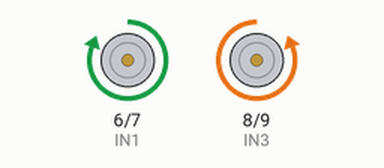
This sketch was run on a simulated Arduino Uno, built with avr-gcc and run on an emulated ATmega328P. On the bench: motor-driver pin pairs drawn as motors (green arrow = first pin HIGH = forward, orange = second pin HIGH = backward, longer = more drive, scaled by the enable pin).

Above: at 0.2 s.
At 1.2 s:
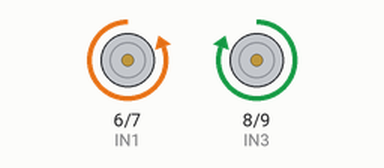
At 3.7 s:
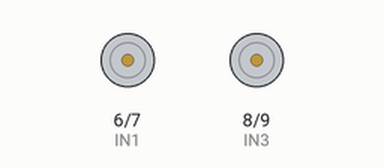
Timing chart, 0 to 4.6 s (numbered marks = the images above):
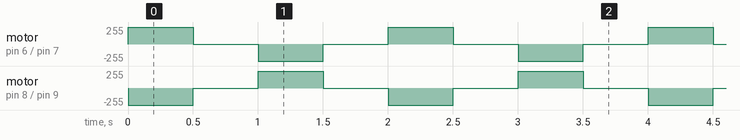

Measured:
- by itself, motor on pin 6 (IN1) / pin 7 (IN2): repeats every 2.0 s: stopped 0.50 s, backward 255/255 0.50 s, stopped 0.50 s, forward 255/255 0.50 s
- by itself, motor on pin 8 (IN3) / pin 9 (IN4): repeats every 2.0 s: stopped 0.50 s, forward 255/255 0.50 s, stopped 0.50 s, backward 255/255 0.50 s

The sketch:

Forward_Back.ino
```cpp
int ENA=5;
int IN1=6;
int IN2=7;
int ENB=11;
int IN3=8;
int IN4=9;
void setup()
{
  pinMode(IN1,OUTPUT);
  pinMode(IN2,OUTPUT);
  pinMode(IN3,OUTPUT);
  pinMode(IN4,OUTPUT);
  pinMode(ENA,OUTPUT);
  pinMode(ENB,OUTPUT);
   digitalWrite(ENA,HIGH);
   digitalWrite(ENB,HIGH);

}
void loop()
{
  digitalWrite(IN1,HIGH);
  digitalWrite(IN2,LOW);        //left wheel goes forward
  digitalWrite(IN3,LOW);
  digitalWrite(IN4,HIGH);       //right wheel goes forward
  delay(500);
  digitalWrite(IN1,LOW);
  digitalWrite(IN2,LOW);        //left wheel holds still
  digitalWrite(IN3,LOW);
  digitalWrite(IN4,LOW);        //right wheel holds still
  delay(500);
  digitalWrite(IN1,LOW);
  digitalWrite(IN2,HIGH);        //left wheel is back up
  digitalWrite(IN3,HIGH);
  digitalWrite(IN4,LOW);         //right wheel is back up
  delay(500);
  digitalWrite(IN1,LOW);
  digitalWrite(IN2,LOW);          //left wheel holds still
  digitalWrite(IN3,LOW);
  digitalWrite(IN4,LOW);          //right wheel holds still
  delay(500);
}
```
